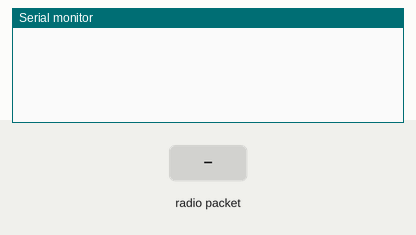
The sketch below on a simulated Arduino Uno, built with avr-gcc and run on an emulated ATmega328P. Parts: the last lines printed to the serial monitor. The inputs (shaded band) are chosen by the test bench. No radio packets arrive unless stated.

Above: at 2.2 s.
2.3 s: radio packet "1" arrives
At 3.1 s:
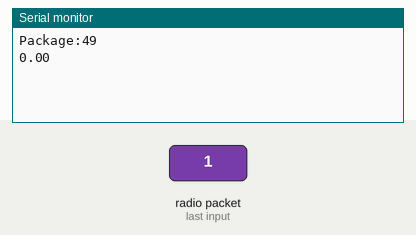
3.8 s: radio packet "0" arrives
At 4.3 s:
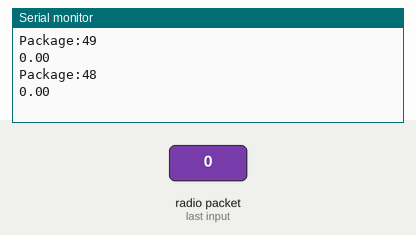
5.3 s: radio packet "2" arrives
At 6.7 s:
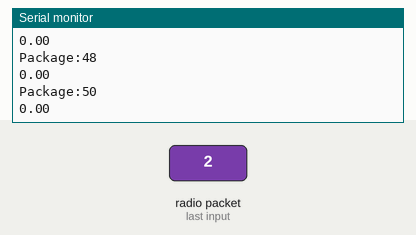

Measured:
- after the input at 2.3 s, the serial monitor: prints a new line at once (image 1)
- after the input at 3.8 s, the serial monitor: prints a new line at once (image 2)
- after the input at 5.3 s, the serial monitor: prints a new line at once (image 3)

The sketch:

RF_bidi_receive.ino
```cpp
#include <SPI.h>
#include "RF24.h"

/* set up communication pipe:
Address: 0 | channel: 115 | Max_power | data rate: 250kb (lowest - better range)

Speed options: RF24_250KBPS | RF24_1MBPS | RF24_2MBPS
Power consump: PA_MIN | PA_LOW | PA_HIGH | PA_MAX
*/
RF24 myRadio (7, 8);                        //ce,csn pin
/* create a data structure to store the data sent from transmitter */
struct package
{
  int id=0;
  float temperature = 0.0;
  char  text[100] ="";
};

byte addresses[][6] = {"00001", "00002"};

typedef struct package Package;
Package data;
Package data_send;

void setup()
{
  Serial.begin(115200);
  delay(1000);

  myRadio.begin();
  myRadio.begin();
  myRadio.setChannel(115);                  //Communication channel: 115
  myRadio.setPALevel(RF24_PA_MIN);          //Max power to enhance comm range
  myRadio.setDataRate( RF24_250KBPS ) ;     //250kB lowest data transfer rate --> achieve better range
  myRadio.openReadingPipe(1, addresses[1]); //open pipe to read data from node 1 on 002
  myRadio.openWritingPipe( addresses[0]);   //open pipe to send data to node 1 from 002
}


void loop()
{
  delay(5);
  int8_t count = 0;
  myRadio.startListening();
  if ( myRadio.available())                 // if RF on
  {
    while (myRadio.available())             // if RF still on
    {
      myRadio.read( &data, sizeof(data) );  //populate data into the Data structure
      //count++;
      //Serial.print("count: ");
      //Serial.print(count);

      if (count == 10) {
        Serial.println("start sending feedback");
        continue;
      }
    }
    /* start sending feedback to 1 */
    delay(5);
    myRadio.stopListening();

    //data_send.text = "got new things";        cannot overwrite a string this way
    strncpy( data_send.text, "got a new thing", sizeof(data_send.text));
    myRadio.write(&data_send, sizeof(data_send));

    Serial.print("\nPackage:");
    Serial.print(data.id);
    Serial.print("\n");
    Serial.println(data.temperature);
    Serial.println(data.text);
  }

}
```
